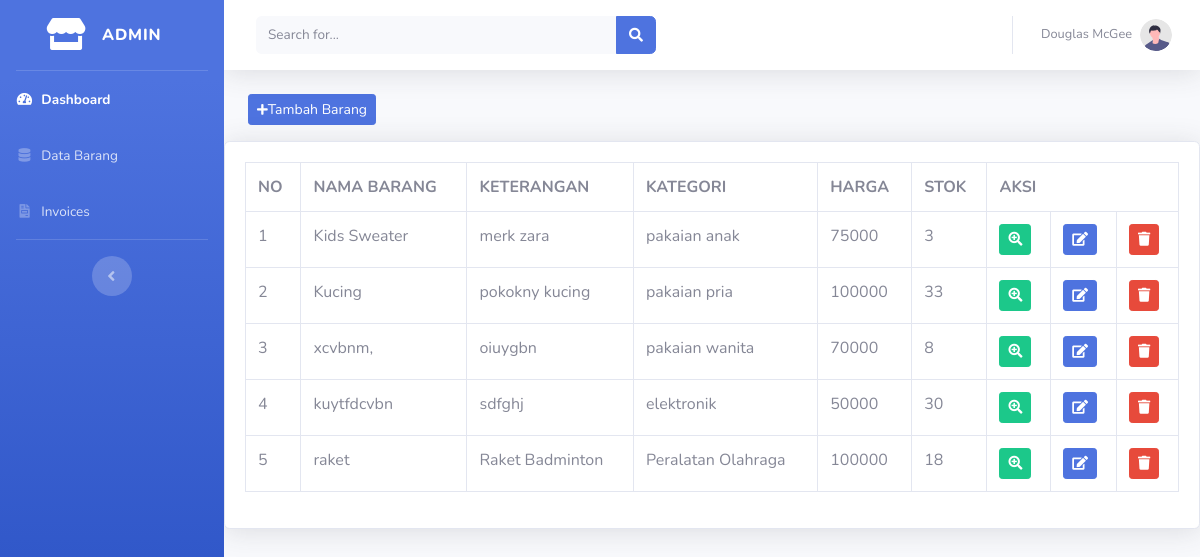
Page /index.php/admin/data_barang on the committed database.
### tables this page shows
CREATE TABLE `barang` (
  `id` int(11) NOT NULL,
  `nama` varchar(120) NOT NULL,
  `keterangan` varchar(225) NOT NULL,
  `kategori` varchar(60) NOT NULL,
  `harga` int(11) NOT NULL,
  `stok` int(4) NOT NULL,
  `gambar` text NOT NULL
);

### application/controllers/admin/data_barang.php (called while the page is built, shortened)
<?php
class Data_barang extends CI_Controller{
    public function index()
    {
        $data['barang'] = $this->model_barang->tampil_data()->result();
        $this->load->view('template_admin/header');
        $this->load->view('template_admin/sidebar');
        $this->load->view('admin/data_barang', $data);
        $this->load->view('template_admin/footer');
    }
}
?>

### index.php (called while the page is built, shortened)
<?php
require_once BASEPATH.'core/CodeIgniter.php';

### application/models/model_barang.php (called while the page is built, shortened)
<?php
class Model_barang extends CI_Model{
    public function tampil_data(){
        return $this->db->get('barang');
    }
}
?>

### application/views/admin/data_barang.php (the view, shortened to what this page needs)
<div class="container-fluid">
  <button class="btn btn-sm btn-primary mb-3" data-toggle="modal" data-target="#tambah"><i class="fas fa-plus fa-sm"></i>Tambah Barang</button>
</div>
<div class="card shadow mb-4">
  <div class="card-body">
    <table class="table table-bordered">
      <tr>
        <th>NO</th>
        <th>NAMA BARANG</th>
        <th>KETERANGAN</th>
        <th>KATEGORI</th>
        <th>HARGA</th>
        <th>STOK</th>
        <th colspan="3">AKSI</th>
      </tr>
      <?php
      $no = 1;
      foreach ($barang as $brg) : ?>
        <tr>
          <td><?php echo $no++ ?></td>
          <td><?php echo $brg->nama ?></td>
          <td><?php echo $brg->keterangan ?></td>
          <td><?php echo $brg->kategori ?></td>
          <td><?php echo $brg->harga ?></td>
          <td><?php echo $brg->stok ?></td>
          <td>
            <div class="btn btn-success btn-sm"><i class="fas fa-search-plus"></i></div>
          </td>
          <td><?php echo anchor('admin/data_barang/edit/' . $brg->id, '<div class="btn btn-primary btn-sm"><i class="fas fa-edit"></i></div>') ?></td>
          <td><?php echo anchor('admin/data_barang/hapus/' . $brg->id, '<div class="btn btn-danger btn-sm"><i class="fas fa-trash"></i></div>') ?></td>
        </tr>
      <?php endforeach; ?>
    </table>
  </div>
</div>

### rows in the picture
barang: nama "Kids Sweater", keterangan "merk zara", kategori "pakaian anak", harga "75000", stok "3"
barang: nama "Kucing", keterangan "pokokny kucing", kategori "pakaian pria", harga "100000", stok "33"
barang: nama "xcvbnm,", keterangan "oiuygbn", kategori "pakaian wanita", harga "70000", stok "8"
barang: nama "kuytfdcvbn", keterangan "sdfghj", kategori "elektronik", harga "50000", stok "30"
barang: nama "raket", keterangan "Raket Badminton", kategori "Peralatan Olahraga", harga "100000", stok "18"
